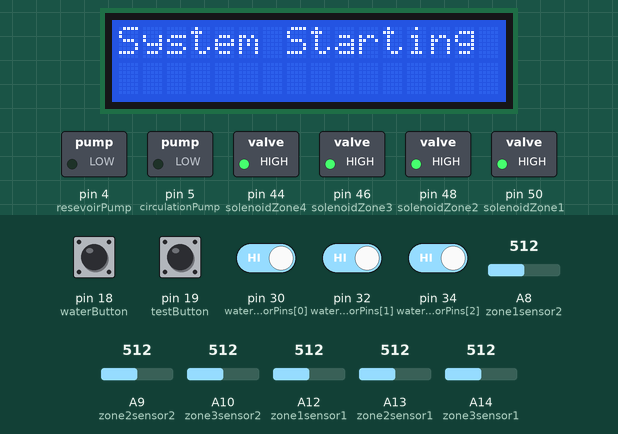
Recording of a sketch running on a simulated Arduino Mega 2560, built with avr-gcc and run on an emulated ATmega2560. On the bench: 16×2 character LCD, switched loads named in the sketch (green lamp = pin HIGH). The inputs (shaded band) are chosen by the test bench; at power-on: pin 18 (waterButton), pin 19 (testButton), pin 30 (waterSensorPins[0]), pin 32 (waterSensorPins[1]), pin 34 (waterSensorPins[2]) HIGH, A8 (zone1sensor2) = 512, A9 (zone2sensor2) = 512, A10 (zone3sensor2) = 512, A12 (zone1sensor1) = 512, A13 (zone2sensor1) = 512, A14 (zone3sensor1) = 512. The local clock reads 2024-03-15 10:24:30 at power-on unless the sketch sets it.

Above: at 1.2 s.
1.3 s: pin 18 (waterButton) pulled LOW for 0.15 s
At 1.42 s:
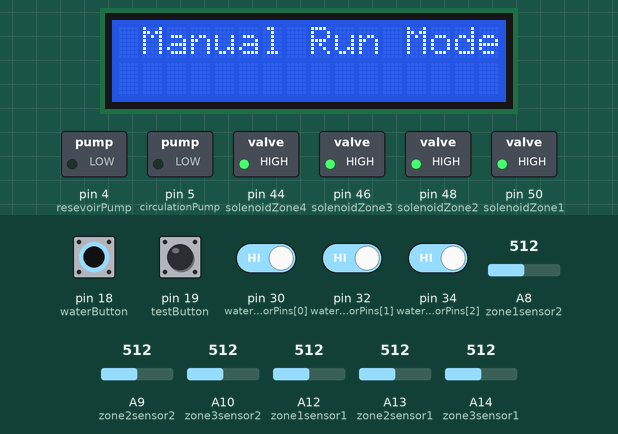
4.4 s: pin 19 (testButton) pulled LOW for 0.15 s
At 5.1 s:
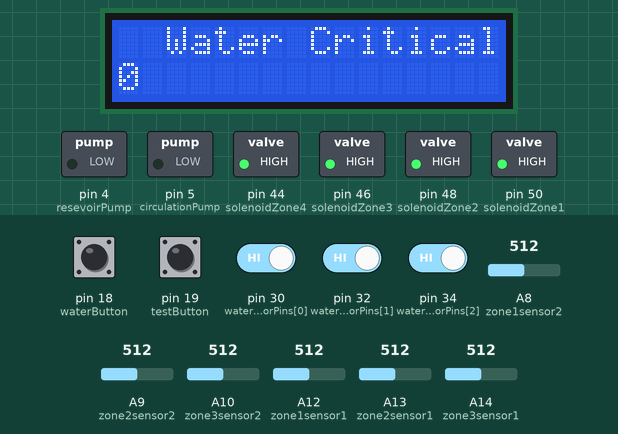
7.5 s: pin 18 (waterButton) pulled LOW for 1 s
At 11.3 s:
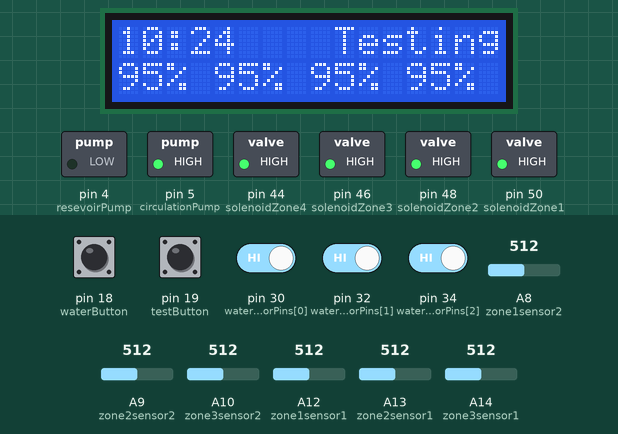
11.5 s: pin 19 (testButton) pulled LOW for 1 s
At 11.8 s:
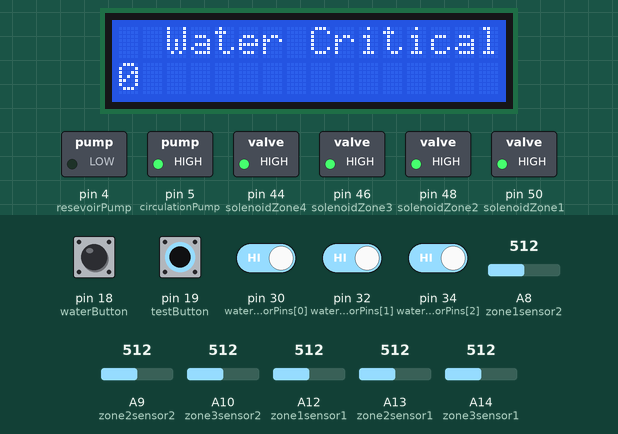
14.0 s: pin 19 (testButton) driven LOW and pin 30 (waterSensorPins[0]) driven LOW
At 14.9 s:
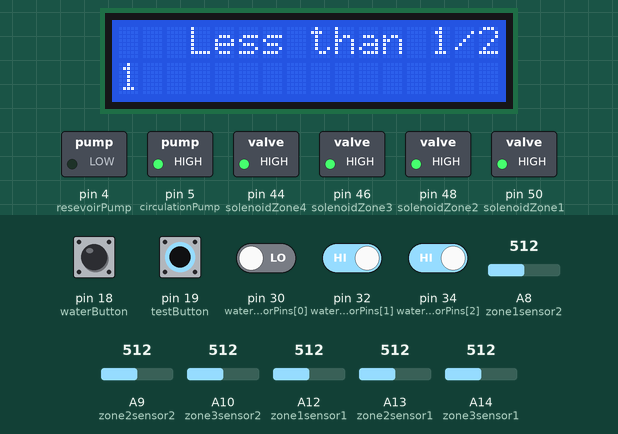
20.0 s: pin 18 (waterButton) pulled LOW for 0.15 s
At 34.4 s:
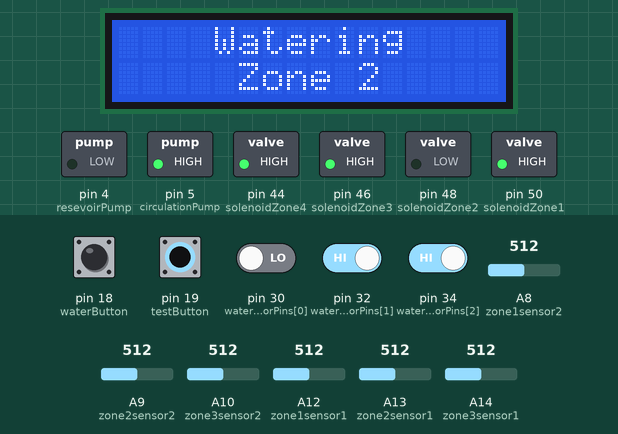
Timing chart, 0 to 44.5 s (numbered marks = the images above; inputs shaded):
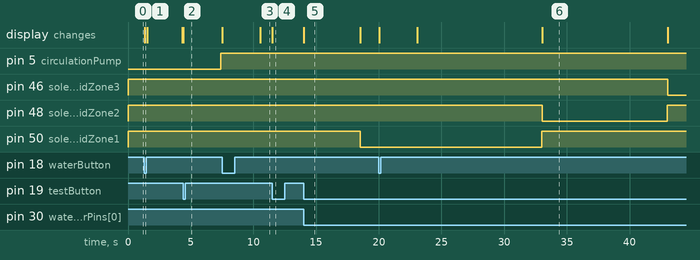

Measured:
- after the input at 1.3 s, the display: changes at once (image 1)
- after the input at 4.4 s, the display: changes at once (image 2)
- after the input at 7.5 s, pin 50 (solenoidZone1): stays HIGH (without the input it goes to LOW after 1.4 s); the display: first changes at once (image 3 shows a later state)
- after the input at 11.5 s, the display: changes at once (image 4)
- after the input at 14.0 s, pin 50 (solenoidZone1): HIGH → LOW after 4.5 s instead of 2.0 s; the display: changes at once (image 5)
- after the input at 20.0 s, pin 46 (solenoidZone3): HIGH → LOW after 23.0 s instead of 18.5 s; pin 50 (solenoidZone1): LOW → HIGH after 13.0 s instead of 8.5 s; the display: first changes at once (image 6 shows a later state)
- what the display in image 5 shows lasts 4.5 s, from 14.0 s to 18.5 s

The sketch:

IrrigationSystem.ino
```cpp
#include <DS3232RTC.h>
#include <Streaming.h>
#include <Wire.h>
#include <avr/sleep.h>
#include <avr/power.h>
#include <RTClib.h>
#include <Time.h>
#include <LCD.h>
#include <LiquidCrystal_I2C.h>

#define I2C_ADDR    0x27
#define BACKLIGHT_PIN     3
#define En_pin  2
#define Rw_pin  1
#define Rs_pin  0
#define D4_pin  4
#define D5_pin  5
#define D6_pin  6
#define D7_pin  7
#define DS3231_I2C_ADDRESS 0x68

const byte MoistureLevel1 = 15;
const byte MoistureLevel2 = 20;
const byte MoistureLevel3 = 25;
const byte MoistureLevel4 = 30;
const byte MoistureLevel5 = 35;
const byte MoistureLevel6 = 40;
const byte MoistureLevel7 = 45;
const byte MoistureLevel8 = 50;
const byte MoistureLevel9 = 55;
const byte MoistureLevel0 = 60;

const unsigned long Delay1 = 10000;
const unsigned long Delay2 = 20000;
const unsigned long Delay3 = 30000;
const unsigned long Delay4 = 40000;
const unsigned long Delay5 = 50000;
const unsigned long sysDelay = 1500;
const unsigned long LCDDelay = 6000;
unsigned long previousTime = 0;
unsigned long currentTime;
unsigned long interval = 3000;

const byte Time1 = 11;
const byte Time2 = 17;
const byte Time3 = 25;
const byte Time4 = 25;
const byte Time5 = 25;
const byte TimeMin = 27;

bool zone1Active = true;
bool zone2Active = true;
bool zone3Active = true;
bool zone4Active = true;

const unsigned long zone1RunTime = Delay1;
const unsigned long zone2RunTime = Delay1;
const unsigned long zone3RunTime = Delay1;
const unsigned long zone4RunTime = Delay1;

const byte zone1MoistureLevel = MoistureLevel8;
const byte zone2MoistureLevel = MoistureLevel8;
const byte zone3MoistureLevel = MoistureLevel8;
const byte zone4MoistureLevel = MoistureLevel8;

LiquidCrystal_I2C	lcd(I2C_ADDR,En_pin,Rw_pin,Rs_pin,D4_pin,D5_pin,D6_pin,D7_pin);
RTC_DS3231 rtc;

const char *string_table[] =
{
  "   Sleeping",
  "    Watering",
  "    Testing",
  "     Zone 1 ",
  "     Zone 2",
  "     Zone 3",
  "     Zone 4",
  "  Priming pump  ",
  "   Test Mode    ",
  " Manual Run Mode",
  "System Starting",
  " Automatic Run  ",
  "Stopping Pump",
  "  Water Critical",
  "   Less than 1/2",
  "More than 1/2",
  "Full",
  };


/*
-Read Sensors
* -Manual Water
* -Short Press Test and water
* -Long Press Manual Water for length of button press
**
**
-RTC Alarm
-Sleep
*/

const byte testButton = 19;
const byte waterButton = 18;
const byte resevoirPump = 4;
const byte circulationPump = 5;
const byte solenoidZone1 = 50;
const byte solenoidZone2 = 48;
const byte solenoidZone3 = 46;
const byte solenoidZone4 = 44;
const byte zone1sensor1 = 12;
const byte zone1sensor2 = 8;
const byte zone2sensor1 = 13;
const byte zone2sensor2 = 9;
const byte zone3sensor1 = 14;
const byte zone3sensor2 = 10;
const byte zone4sensor1 = 15;
const byte zone4sensor2 = 11;
const byte waterSensorPins[] = {30,32,34};
const byte sensorPins = 3;
int zone1Sensor1Value;
int zone1Sensor2Value;
int zone2Sensor1Value;
int zone2Sensor2Value;
int zone3Sensor1Value;
int zone3Sensor2Value;
int zone4Sensor1Value;
int zone4Sensor2Value;
int zone1Soil1;
int zone1Soil2;
int zone2Soil1;
int zone2Soil2;
int zone3Soil1;
int zone3Soil2;
int zone4Soil1;
int zone4Soil2;
int zone1Reading;
int zone2Reading;
int zone3Reading;
int zone4Reading;
volatile byte timeHour;
volatile byte timeMinute;
volatile byte timeSeconds;
volatile bool zone1Run = false;
volatile bool zone2Run = false;
volatile bool zone3Run = false;
volatile bool zone4Run = false;
volatile bool testModeRun = false;
volatile bool waterModeRun = false;
const unsigned long systemStart = millis();
unsigned long lastUsed;
volatile bool startUp = true;
volatile bool sysRun = false;
volatile bool scheduleRun = false;
volatile bool pumpRun = false;
volatile bool wateringRoutine = false;
volatile bool waterRun = false;
volatile bool LCDRefresh = false;
volatile bool fillResevoir = false;
int level = 0;
String waterLevel;

byte decToBcd(byte val) {
  return( (val/10*16) + (val%10) );
}
byte bcdToDec(byte val) {
  return( (val/16*10) + (val%16) );
}


// System Functions ------
void readSensors() {
    zone1Sensor1Value = analogRead(zone1sensor1);
    zone1Sensor2Value = analogRead(zone1sensor2);
    zone2Sensor1Value = analogRead(zone2sensor1);
    zone2Sensor2Value = analogRead(zone2sensor2);
    zone3Sensor1Value = analogRead(zone3sensor1);
    zone3Sensor2Value = analogRead(zone3sensor2);
    zone4Sensor1Value = analogRead(zone3sensor1);
    zone4Sensor2Value = analogRead(zone3sensor2);
    zone1Sensor1Value = constrain(zone1Sensor1Value, 485, 1023);
    zone1Sensor2Value = constrain(zone1Sensor2Value, 485, 1023);
    zone2Sensor1Value = constrain(zone2Sensor1Value, 485, 1023);
    zone2Sensor2Value = constrain(zone2Sensor2Value, 485, 1023);
    zone3Sensor1Value = constrain(zone3Sensor1Value, 485, 1023);
    zone3Sensor2Value = constrain(zone3Sensor2Value, 485, 1023);
    zone4Sensor1Value = constrain(zone4Sensor1Value, 485, 1023);
    zone4Sensor2Value = constrain(zone4Sensor2Value, 485, 1023);
    zone1Soil1 = map(zone1Sensor1Value, 485, 1023, 100, 0);
    zone1Soil2 = map(zone1Sensor2Value, 485, 1023, 100, 0);
    zone2Soil1 = map(zone2Sensor1Value, 485, 1023, 100, 0);
    zone2Soil2 = map(zone2Sensor2Value, 485, 1023, 100, 0);
    zone3Soil1 = map(zone3Sensor1Value, 485, 1023, 100, 0);
    zone3Soil2 = map(zone3Sensor2Value, 485, 1023, 100, 0);
    zone4Soil1 = map(zone4Sensor1Value, 485, 1023, 100, 0);
    zone4Soil2 = map(zone4Sensor2Value, 485, 1023, 100, 0);
    zone1Reading = (zone1Soil1 + zone1Soil2)/2;
    zone2Reading = (zone2Soil1 + zone2Soil2)/2;
    zone3Reading = (zone3Soil1 + zone3Soil2)/2;
    zone4Reading = (zone4Soil1 + zone4Soil2)/2;
    }
void readResvoir() {
  if(digitalRead(waterSensorPins[0]) == LOW){
    level = level +1;
  }
  if(digitalRead(waterSensorPins[1]) == LOW){
    level = level +1;
  }
  if(digitalRead(waterSensorPins[2]) == LOW){
    level = level +1;
  }
  switch(level) {
    case 1:
      waterLevel = (string_table[14]);
      break;
    case 2:
      waterLevel = (string_table[15]);
      break;
    case 3:
      waterLevel = (string_table[16]);
      break;
    default:
      waterLevel = (string_table[13]);
  }
  if(LCDRefresh){
    lcd.clear();
    lcdInfoLine1(waterLevel);
    lcd.setCursor(0,1);
    lcd.print(level);
    LCDRefresh = false;
    previousTime = currentTime;
    level = 0;
  }
  if(currentTime - previousTime >= 3000){
    previousTime = currentTime;
    fillResevoir = false;
    }
}
void circulationPumpOn() {
  digitalWrite(circulationPump, HIGH);
  }
void circulationPumpOff() {
  digitalWrite(circulationPump, LOW);
  }
void resevoirPumpOn() {
  digitalWrite(resevoirPump, HIGH);
  }
void resevoirPumpOff() {
  digitalWrite(resevoirPump, LOW);
  }
void solenoid1On() {
  digitalWrite(solenoidZone1, LOW);
  }
void solenoid1Off() {
  digitalWrite(solenoidZone1, HIGH);
  }
void solenoid2On() {
  digitalWrite(solenoidZone2, LOW);
  }
void solenoid2Off() {
  digitalWrite(solenoidZone2, HIGH);
  }
void solenoid3On() {
  digitalWrite(solenoidZone3, LOW);
  }
void solenoid3Off() {
  digitalWrite(solenoidZone3, HIGH);
  }
void solenoid4On() {
  digitalWrite(solenoidZone4, LOW);
  }
void solenoid4Off() {
  digitalWrite(solenoidZone4, HIGH);
  }

// ISR ----------
void testButton_ISR() {
    fillResevoir = true;
    LCDRefresh = true;
}
void waterButton_ISR(){
    waterModeRun = true;
    LCDRefresh = true;
}

// Routines

// LCD Functions
void lcdInfoLine1(String info){
  lcd.setCursor(0,0);
  lcd.print(info);
}
void lcdInfoLine2(String info){
  lcd.setCursor(0,1);
  lcd.print(info);
}
void lcdSystemInfo(String info){
    lcd.print(info);
}
void lcdSystemStart() {
    lcd.clear();
    lcd.setCursor(0,0);
    lcd.print(string_table[10]);
}
void lcdTime() {
    DateTime tt = rtc.now();
    int tthour = tt.hour();
    int ttmin = tt.minute();
    lcd.clear();
    lcd.setCursor(0,0);
    if (tt.hour() < 10)
      lcd.print("0"),
      lcd.print(tt.hour(), DEC);
    else
      lcd.print(tt.hour(), DEC);
      lcd.print(':');
    if (tt.minute() < 10)
      lcd.print("0"),
      lcd.print(tt.minute(), DEC);
    else
      lcd.print(tt.minute(), DEC);

};
void lcdDisplaySensors() {
    lcdTime();
    lcd.print(string_table[2]);
    lcd.setCursor(0,1);
    lcd.print(int (zone1Reading));
    lcd.print("%");
    lcd.setCursor(4,1);
    lcd.print(zone2Reading);
    lcd.print("%");
    lcd.setCursor(8,1);
    lcd.print(zone3Reading);
    lcd.print("%");
    lcd.setCursor(12,1);
    lcd.print(zone4Reading);
    lcd.print("%");
    }
void testModeScreen() {
    lcd.clear();
    lcd.setCursor(0,0);
    lcd.print(string_table[8]);
    LCDRefresh = false;
}
void waterModeScreen() {
    lcd.clear();
    lcd.setCursor(0,0);
    lcd.print(string_table[9]);
    LCDRefresh = false;
}
void automaticModeScreen() {
    lcd.clear();
    lcd.setCursor(0,0);
    lcd.print(string_table[11]);
    LCDRefresh = false;
}
void waterLevelScreen(String waterLevel) {
  lcd.clear();
  lcd.setCursor(0,0);
  lcd.print(waterLevel);
  LCDRefresh = false;
  }
// Date Functions
void setDS3231time(byte second, byte minute, byte hour, byte dayOfWeek, byte
dayOfMonth, byte month, byte year){
  // sets time and date data to DS3231
  Wire.beginTransmission(DS3231_I2C_ADDRESS);
  Wire.write(0); // set next input to start at the seconds register
  Wire.write(decToBcd(second)); // set seconds
  Wire.write(decToBcd(minute)); // set minutes
  Wire.write(decToBcd(hour)); // set hours
  Wire.write(decToBcd(dayOfWeek)); // set day of week (1=Sunday, 7=Saturday)
  Wire.write(decToBcd(dayOfMonth)); // set date (1 to 31)
  Wire.write(decToBcd(month)); // set month
  Wire.write(decToBcd(year)); // set year (0 to 99)
  Wire.endTransmission();
};

void setup() {
  pinMode(testButton, INPUT_PULLUP);
  pinMode(waterButton, INPUT_PULLUP);
  pinMode(waterSensorPins[0], INPUT_PULLUP);
  pinMode(waterSensorPins[1], INPUT_PULLUP);
  pinMode(waterSensorPins[2], INPUT_PULLUP);
  pinMode(solenoidZone1, OUTPUT);
  pinMode(solenoidZone2, OUTPUT);
  pinMode(solenoidZone3, OUTPUT);
  pinMode(solenoidZone4, OUTPUT);
  pinMode(circulationPump, OUTPUT);
  pinMode(resevoirPump, OUTPUT);
  digitalWrite(solenoidZone1, HIGH);
  digitalWrite(solenoidZone2, HIGH);
  digitalWrite(solenoidZone3, HIGH);
  digitalWrite(solenoidZone4, HIGH);
  Wire.begin();
  rtc.begin();
  lcd.begin (16, 2);
  lcd.setBacklightPin(BACKLIGHT_PIN, POSITIVE);
  lcd.setBacklight(HIGH);
  lcd.home ();
  attachInterrupt(digitalPinToInterrupt(testButton), testButton_ISR, FALLING);
  attachInterrupt(digitalPinToInterrupt(waterButton), waterButton_ISR, FALLING);
  Serial.begin(57600);
  previousTime = millis();
  lastUsed = millis();
  lcdSystemStart();
}

void loop() {
  currentTime = millis();
  DateTime tt = rtc.now();
  timeHour = tt.hour();
  timeMinute = tt.minute();
  timeSeconds = tt.second();
  if(fillResevoir){
    readResvoir();
    fillResevoir = false;
  }
  if(((timeHour = Time1) || (timeHour = Time2) || (timeHour = Time3) || (timeHour = Time4) || (timeHour = Time5)) && ((timeMinute == TimeMin) && (timeSeconds == 0))) {
    scheduleRun = true;
    LCDRefresh = true;
  }
  if (testModeRun) {
    if (LCDRefresh) {
      testModeScreen();
      previousTime = currentTime;
    }
    if (currentTime - previousTime >= 3000) {
      readSensors();
      lcdDisplaySensors();
      previousTime = currentTime;
      testModeRun = false;
      lastUsed = millis();
    }
  }
  if (waterModeRun){
     if (LCDRefresh) {
      waterModeScreen();
      previousTime = currentTime;
      sysRun = true;
    }
  }
  if(scheduleRun){
    if(LCDRefresh) {
      automaticModeScreen();
      previousTime = currentTime;
      LCDRefresh = false;
    }
    if(currentTime - previousTime >= 3000) {
      scheduleRun = false;
      sysRun = true;
    }
  }
  if(sysRun) {
    if(currentTime - previousTime >= 3000) {
      if(zone1Active){
        if(zone1Reading <= zone1MoistureLevel){
          zone1Run = true;
        }
      }
      if(zone2Active){
        if(zone2Reading <= zone2MoistureLevel){
          zone2Run = true;
        }
      }
      if(zone3Active){
        if(zone3Reading <= zone3MoistureLevel){
          zone3Run = true;
        }
      }
      if(zone4Active){
        if(zone4Reading <= zone4MoistureLevel){
          zone4Run = true;
        }
      }
      if((zone1Run) || (zone2Run) || (zone3Run) || (zone4Run)) {
        waterRun = true;
      }
      sysRun = false;
      scheduleRun = false;
      waterModeRun = false;
      LCDRefresh = true;
      previousTime = currentTime;
      readSensors();
      lcdDisplaySensors();
      lastUsed = millis();
    }
  }
  if(waterRun) {
    int circulationPumpPin = digitalRead(circulationPump);
    if(currentTime - previousTime >= 3000) {
      if(pumpRun == false)  {
        circulationPumpOn();
        if(LCDRefresh) {
          lcd.clear();
          lcdInfoLine1(string_table[7]);
          LCDRefresh = false;
        }
        if(currentTime - previousTime >= 4500) {
          pumpRun = true;
          waterRun = false;
          LCDRefresh = true;
        }
      }
    }
  }
  if(pumpRun) {
    int solenoidPin;
    if(zone1Run) {
      solenoidPin = digitalRead(solenoidZone1);
      if(LCDRefresh) {
        lcd.clear();
        lcdInfoLine1(string_table[1]);
        lcdInfoLine2(string_table[3]);
        LCDRefresh = false;
        previousTime = currentTime;
      }
      if(solenoidPin == HIGH) {
        solenoid1On();
      }
      if(currentTime - previousTime >= zone1RunTime) {
        solenoid1Off();
        zone1Run = false;
        LCDRefresh = true;
      }
    }
    if((zone2Run) &~ (zone1Run)) {
      solenoidPin = digitalRead(solenoidZone2);
      if(LCDRefresh) {
        lcd.clear();
        lcdInfoLine1(string_table[1]);
        lcdInfoLine2(string_table[4]);
        LCDRefresh = false;
        previousTime = currentTime;
      }
      if(solenoidPin == HIGH) {
        solenoid2On();
      }
      if(currentTime - previousTime >= zone2RunTime) {
        solenoid2Off();
        zone2Run = false;
        LCDRefresh = true;
      }
    }
    if((zone3Run) &~ (zone2Run)) {
      solenoidPin = digitalRead(solenoidZone3);
      if(LCDRefresh) {
        lcd.clear();
        lcdInfoLine1(string_table[1]);
        lcdInfoLine2(string_table[5]);
        LCDRefresh = false;
        previousTime = currentTime;
      }
      if(solenoidPin == HIGH) {
        solenoid3On();
      }
      if(currentTime - previousTime >= zone3RunTime) {
        solenoid3Off();
        zone3Run = false;
        LCDRefresh = true;
      }
    }
    if((zone4Run) &~ (zone3Run)) {
      solenoidPin = digitalRead(solenoidZone3);
      if(LCDRefresh) {
        lcd.clear();
        lcdInfoLine1(string_table[1]);
        lcdInfoLine2(string_table[6]);
        LCDRefresh = false;
        previousTime = currentTime;
      }
      if(solenoidPin == HIGH) {
        solenoid4On();
      }
      if(currentTime - previousTime >= zone4RunTime) {
        solenoid4Off();
        zone4Run = false;
        LCDRefresh = true;
      }
    }
    if((pumpRun) &~ (zone4Run)) {
      if(LCDRefresh) {
        lcd.clear();
        lcdInfoLine1(string_table[12]);
        previousTime = currentTime;
        circulationPumpOff();
        LCDRefresh = false;
      }
      if(currentTime - previousTime >= 2000) {
        pumpRun = false;
        zone1Run = false;
        zone2Run = false;
        zone3Run = false;
        zone4Run = false;
        previousTime = currentTime;
        lcdTime();
        lcdSystemInfo(string_table[0]);
        lastUsed = millis();
      }
    }
  }
  if((currentTime - systemStart >= 1500) && (startUp)){
    lcd.clear();
    lcdTime();
    lcdSystemInfo(string_table[0]);
    startUp = false;
  }
  else if (currentTime - previousTime >= 10000) {
    previousTime = currentTime;
    lcdTime();
    lcdSystemInfo(string_table[0]);
  }
}
```
